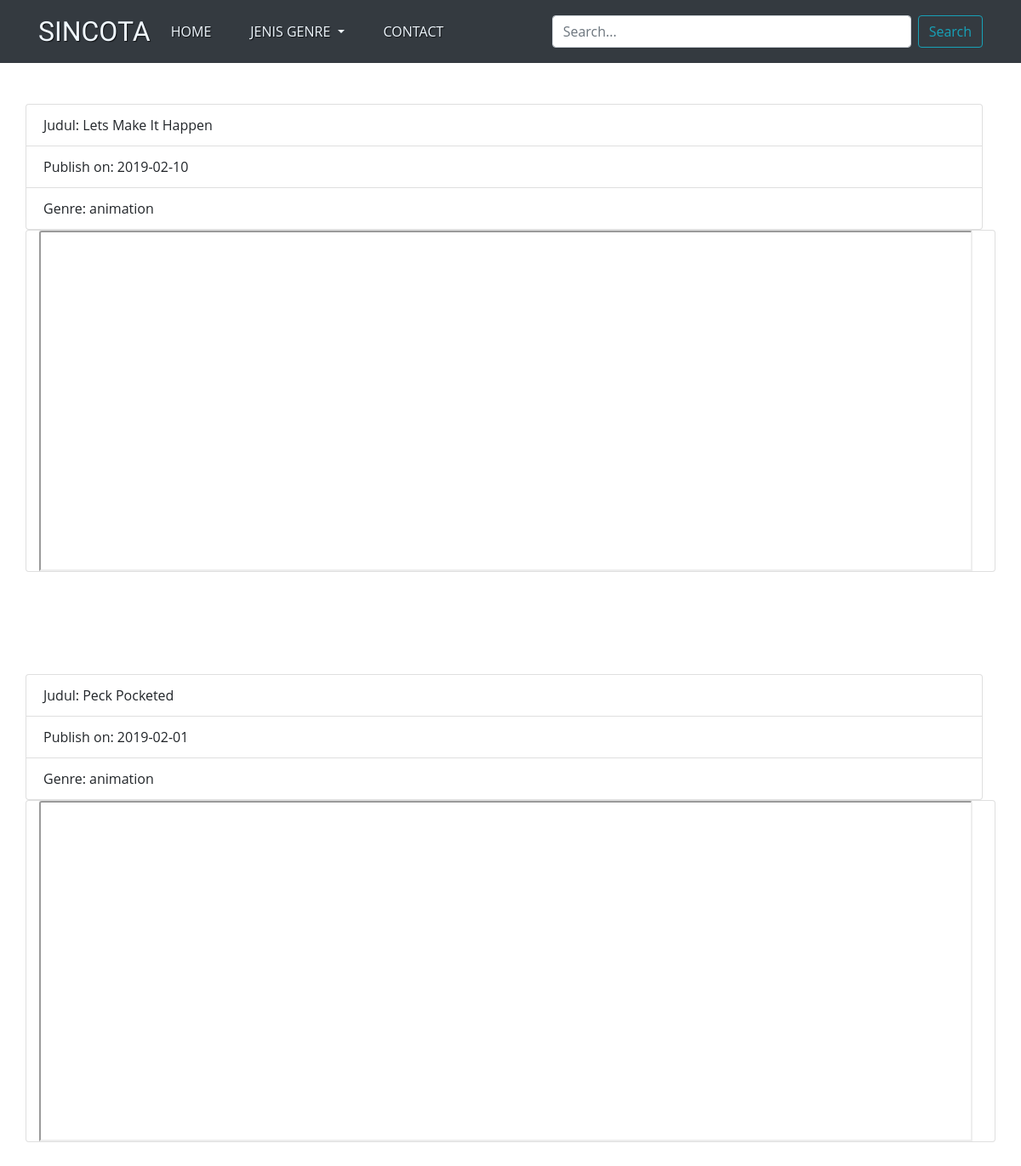
/movie-detail.php, run on the app's committed database.
### tables this page shows
CREATE TABLE `film` (
  `id_film` int(11) NOT NULL,
  `judul` varchar(255) NOT NULL,
  `id_genre` int(11) NOT NULL,
  `video` varchar(255) NOT NULL,
  `gambar` varchar(255) NOT NULL,
  `jadwal` date NOT NULL
);

CREATE TABLE `genre` (
  `id_genre` int(11) NOT NULL,
  `genre` varchar(255) NOT NULL
);

### function.php (called while the page is built, shortened)
<?php
$conn = mysqli_connect('localhost', 'root', '', 'sincota');
function query($query)
{
    global $conn;
    $result = mysqli_query($conn, $query);
    $rows = [];
    while ($row = mysqli_fetch_assoc($result)) {
        $rows[] = $row;
    }
    return $rows;
}

### movie-detail.php (the view, shortened to what this page needs)
<?php require 'function.php';
$data = query("SELECT id_film,genre,judul,video,gambar,jadwal FROM film INNER JOIN genre ON film.id_genre = genre.id_genre  ");
?>
<!DOCTYPE html>
<html lang="en">
<head>
    <link rel="stylesheet" href="https://stackpath.bootstrapcdn.com/bootstrap/4.4.1/css/bootstrap.min.css">
    <link rel="stylesheet" type="text/css" href="style.css">
</head>
<body>
    <nav class="navbar navbar-expand-lg navbar-dark bg-dark">
        <div class="container">
            <a class="navbar-brand judul" href="#">SINCOTA</a>
            <div class="collapse navbar-collapse" id="navbarSupportedContent">
                <ul class="navbar-nav mr-auto">
                    <li class="nav-item active">
                        <a class="nav-link" href="index.php">Home</a>
                    </li>
                    <li class="nav-item dropdown">
                        <a class="nav-link dropdown-toggle" href="#" id="navbarDropdown" role="button" data-toggle="dropdown" aria-haspopup="true" aria-expanded="false">
                            Jenis Genre
                        </a>
                    </li>
                    <li class="nav-item active">
                        <a class="nav-link" href="contact.php">Contact</a>
                    </li>
                </ul>
            </div>
            <form class="form-inline my-2 my-lg-0" action="" method="post">
                <input class="form-control mr-sm-2" name="keyword" type="text" placeholder="Search..." autofocus aria-label="Search" size="40">
                <button class="btn btn-outline-info my-2 my-sm-0" type="submit" name="cari">Search</button>
            </form>
        </div>
    </nav>
    <br>
    <br>
    <?php
    foreach ($data as $row) :
        ?>
        <div name="ancor" id="ancor<?= $row['id_film']; ?>">
            <div style="width: 100%;">
                <ul class=" container list-group">
                    <li class="list-group-item">Judul: <?= $row["judul"];  ?></li>
                    <li class="list-group-item">Publish on: <?= $row["jadwal"];  ?></li>
                    <li class="list-group-item">Genre: <?= $row["genre"];  ?></li>
                </ul>
                <div class="container card">
                    <iframe src="admin/file/<?= $row["video"];  ?>" class="card-img-top" class="card-body" style="width: 99%;  height: 400px;"></iframe>
                </div>
            </div>
        </div>
        <br><br><br><br><br>
    <?php endforeach; ?>
</body>
</html>

### style.css (style rules this page uses)
body { font-family: 'Open Sans', sans-serif; }
.navbar { position: relative; z-index: 1; }
.navbar-brand { font-family: viga; font-size: 32px; }
.nav-link { text-transform: uppercase; margin-right: 30px; }
.navbar-brand, .nav-link { color: aliceblue !important; text-shadow: 1px 1px 1px rgba(0, 0, 0, 0.7); }
a { text-decoration-style: none; }

### data on the page
film: judul "Lets Make It Happen", jadwal "2019-02-10", id_genre.genre "animation"
film: judul "Peck Pocketed", jadwal "2019-02-01", id_genre.genre "animation"
